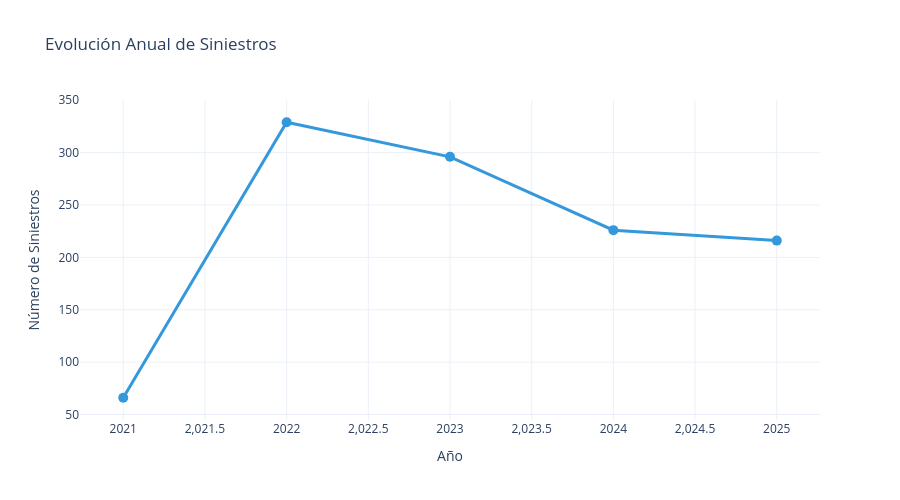

Notebook code cell kept with this figure:
### Markdown cell above
### 5.1 Evolución Anual

### Code cell
# Siniestros por año
print("\n📊 SINIESTROS POR AÑO:")
print("="*60)

año_counts = df['Año'].value_counts().sort_index()
print(año_counts)

# Gráfico de línea temporal
fig = go.Figure()

fig.add_trace(go.Scatter(
    x=año_counts.index,
    y=año_counts.values,
    mode='lines+markers',
    name='Siniestros',
    line=dict(color='#3498db', width=3),
    marker=dict(size=10)
))

fig.update_layout(
    title='Evolución Anual de Siniestros',
    xaxis_title='Año',
    yaxis_title='Número de Siniestros',
    template='plotly_white',
    height=500,
    hovermode='x unified'
)
fig.show()

### Figure 1 — Plotly figure (JSON) as saved in the notebook; plotly's stock layout.template omitted (floating-point values rounded to 4 significant figures)
{"data": [{"line": {"color": "#3498db", "width": 3}, "marker": {"size": 10}, "mode": "lines+markers", "name": "Siniestros", "type": "scatter", "x": [2021, 2022, 2023, 2024, 2025], "y": [66, 329, 296, 226, 216]}], "layout": {"height": 500, "hovermode": "x unified", "title": {"text": "Evolución Anual de Siniestros"}, "xaxis": {"title": {"text": "Año"}}, "yaxis": {"title": {"text": "Número de Siniestros"}}}}
